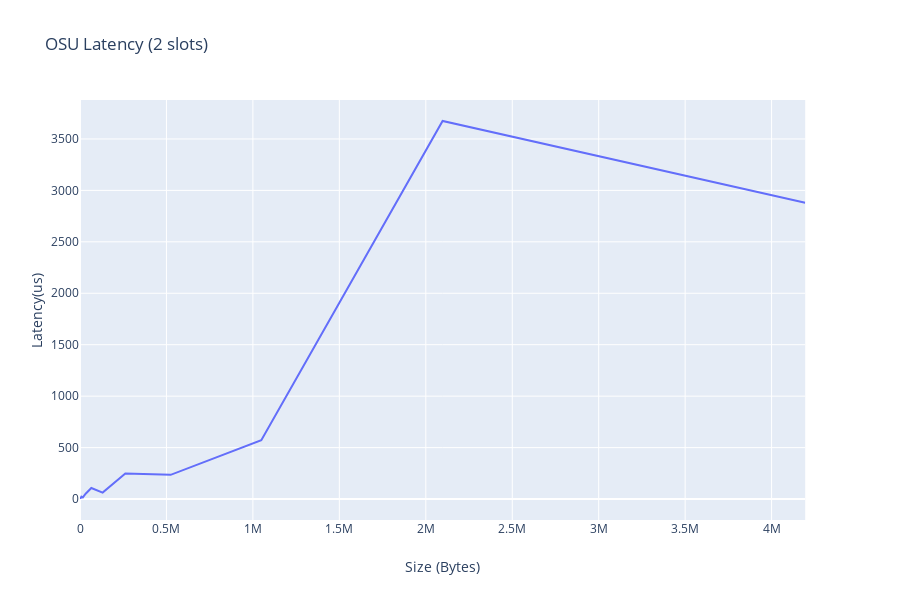

Write notebook code for a chart like this one.
### Markdown cell above
On this graphic we can see the osu_bw benchmark. On very short message sizes we achieve around 500 to 1000 MB/s. Then, the bandwidth increases until a size of 262144 Bytes is reached. After a short dip in bandwidth performance at around .5MB, we see an increase up to over 2500 MB/s. Only after a size of 2MB do we see a decrease in bandwidth. At 4MB we achieve a little under 1000 MB/s.

### Code cell
osu_lat_df = parse_benchmark_output("benchmark/osu_latency.out", 'Size', 'Latency(us)')
osu_bw_df.to_csv('benchmark/osu_latency.out.csv', sep='\t', encoding='utf-8')
fig = px.line(osu_lat_df, x='Size', y='Latency(us)', title='OSU Latency (2 slots)')
fig.update_xaxes(title_text='Size (Bytes)')
fig.show()
# This will only work with plotly orca installed
pio.write_image(fig, "benchmark/osu_lat_linechart.png")

### Figure 1 — Plotly figure (JSON) as saved in the notebook; plotly's stock layout.template omitted (floating-point values rounded to 4 significant figures)
{"data": [{"hoverlabel": {"namelength": 0}, "hovertemplate": "Size=%{x}<br>Latency(us)=%{y}", "legendgroup": "", "line": {"color": "#636efa", "dash": "solid"}, "mode": "lines", "name": "", "showlegend": false, "type": "scatter", "x": ["0", "1", "2", "4", "8", "16", "32", "64", "128", "256", "512", "1024", "2048", "4096", "8192", "16384", "32768", "65536", "131072", "262144", "524288", "1048576", "2097152", "4194304"], "xaxis": "x", "y": ["0.40", "2.24", "9.39", "1.24", "1.44", "3.56", "4.36", "5.06", "4.18", "1.32", "5.91", "6.96", "2.61", "9.36", "23.83", "15.20", "51.31", "107.30", "62.61", "247.94", "235.04", "571.97", "3674.33", "2879.25"], "yaxis": "y"}], "layout": {"height": 600, "legend": {"tracegroupgap": 0}, "title": {"text": "OSU Latency (2 slots)"}, "xaxis": {"anchor": "y", "domain": [0, 0.98], "title": {"text": "Size (Bytes)"}}, "yaxis": {"anchor": "x", "domain": [0, 1], "title": {"text": "Latency(us)"}}}}
